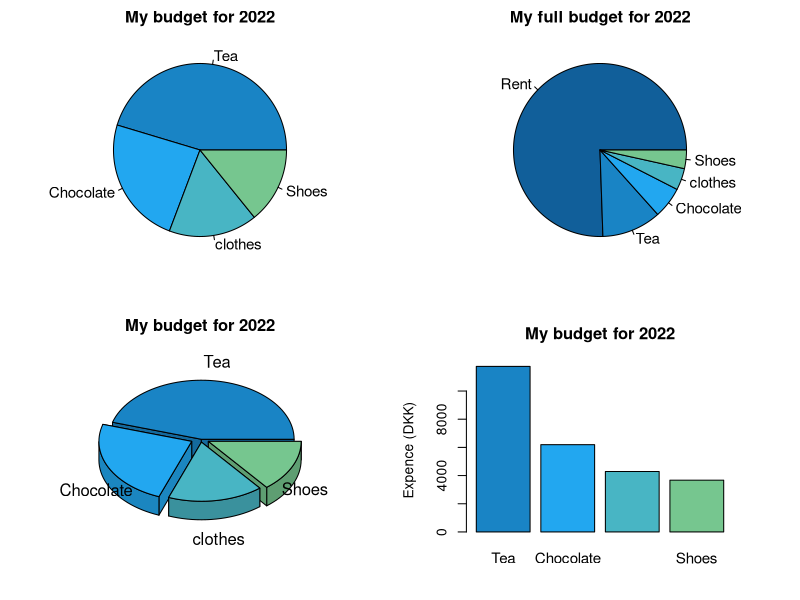

Reproduce this figure in R.
# Pie Charts ----

par(mfrow=c(2,2), mar=c(2,2,2,2))
MyColoes = c("#1984c5", "#22a7f0", "#48b5c4", "#76c68f", "#a6d75b", "#c9e52f", "#d0ee11")
MyColoes2 = c("#115f9a", "#1984c5", "#22a7f0", "#48b5c4", "#76c68f", "#a6d75b", "#c9e52f", "#d0ee11", "#d0f400")

# Simple Pie Chart
slices <- c(11747, 6194, 4289, 3675)
lbls <- c("Tea", "Chocolate", "clothes", "Shoes")
pie(slices, labels = lbls, col = MyColoes, main="My budget for 2022", cex = 1.1)

# Simple Pie Chart
slices2 <- c(80000, 11747, 6194, 4289, 3675)
lbls2 <- c("Rent","Tea", "Chocolate", "clothes", "Shoes")
pie(slices2, labels = lbls2,col = MyColoes2, main="My full budget for 2022", cex = 1.1)


library(plotrix)
pie3D(slices, labels=lbls, 
      col = MyColoes,
      explode=0.1,
      main="My budget for 2022",
      theta = 1,
      mar = c(3,3,3,3),
      labelcex = 1.0)

par(mar = c(4,4,4,4))
# simple bar plot to compare with first pie chart
barplot(slices, names.arg = lbls, 
        col = MyColoes,
        cex.names = 1.1,
        main = "My budget for 2022", 
        ylab = "Expence (DKK)")
